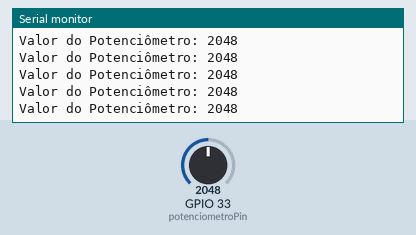
This sketch was run on a simulated ESP32. On the bench: the last lines printed to the serial monitor. The test bench sets the inputs (shaded band); at power-on: GPIO 33 (potenciometroPin) = 2048.

Above: at 1.2 s.
1.3 s: GPIO 33 (potenciometroPin) set to 2866
At 1.31 s:
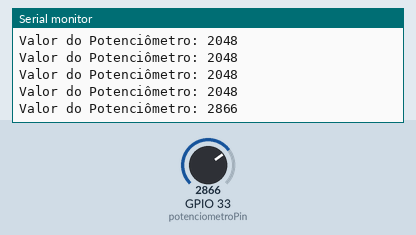
2.8 s: GPIO 33 (potenciometroPin) set to 3603
At 2.81 s:
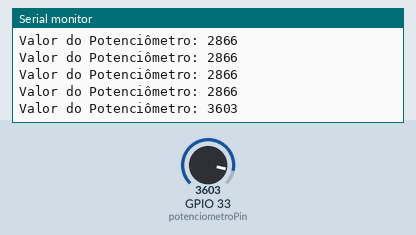
Timing chart, 0 to 5.8 s (numbered marks = the images above; inputs shaded):
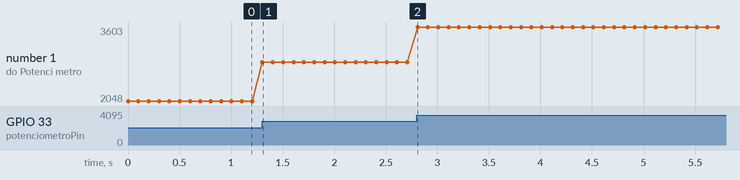

Measured:
- after the input at 1.3 s, the serial monitor: prints a new line at once (image 1)
- after the input at 2.8 s, the serial monitor: prints a new line at once (image 2)
- plotted number 1: 2048 → 2866 after the input at 1.3 s, 2866 → 3603 after the input at 2.8 s

The sketch:

sketch_nov25a.ino
```cpp
const int potenciometroPin = 33; // Pino de entrada do potenciômetro

void setup() {
  Serial.begin(9600); // Inicia a comunicação serial
}

void loop() {
  int valorPotenciometro = analogRead(potenciometroPin); // Lê o valor do potenciômetro
  Serial.print("Valor do Potenciômetro: ");
  Serial.println(valorPotenciometro); // Exibe o valor lido do potenciômetro no monitor serial
  delay(100); // Pequeno atraso para evitar leituras muito rápidas e instáveis
}
```
